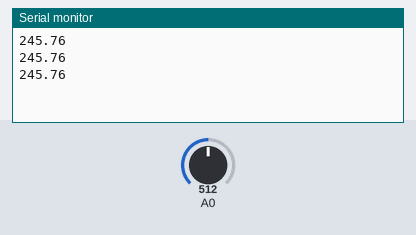
Simulated run of this sketch. Board: Arduino Uno, built with avr-gcc and run on an emulated ATmega328P. Parts: the last lines printed to the serial monitor. The test bench sets the inputs (shaded band); at power-on: A0 = 512.

Above: at 1.3 s.
1.4 s: A0 set to 716
At 1.9 s:
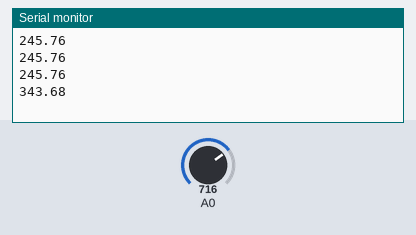
2.9 s: A0 set to 900
At 3.4 s:
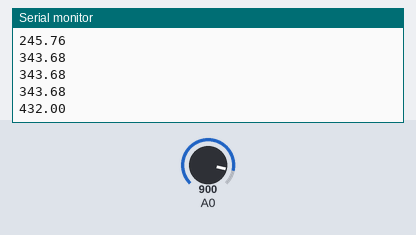
Timing chart, 0 to 5.9 s (numbered marks = the images above; inputs shaded):
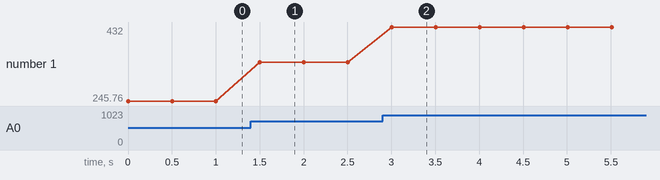

Measured:
- after the input at 1.4 s, the serial monitor: prints a new line after 0.10 s (image 1)
- after the input at 2.9 s, the serial monitor: prints a new line after 0.10 s (image 2)
- plotted number 1: 245.76 → 343.68 after the input at 1.4 s, 343.68 → 432 after the input at 2.9 s

The sketch:

Tempture.ino
```cpp
float tc ;
float adc;

void setup() {
  Serial.begin(9600);
  analogReference(DEFAULT);   //Vref = 5V
  //analogReference(INTERNAL);    //Vref = 1.1V
}

void loop() {
  adc = analogRead(A0);
  tc = (4.8*adc)/10;     //Vref = 5V
  //tc = (1.07*adc)/10;  //Vref = 1.1V
  Serial.println(tc);

  delay(500);
}
```
